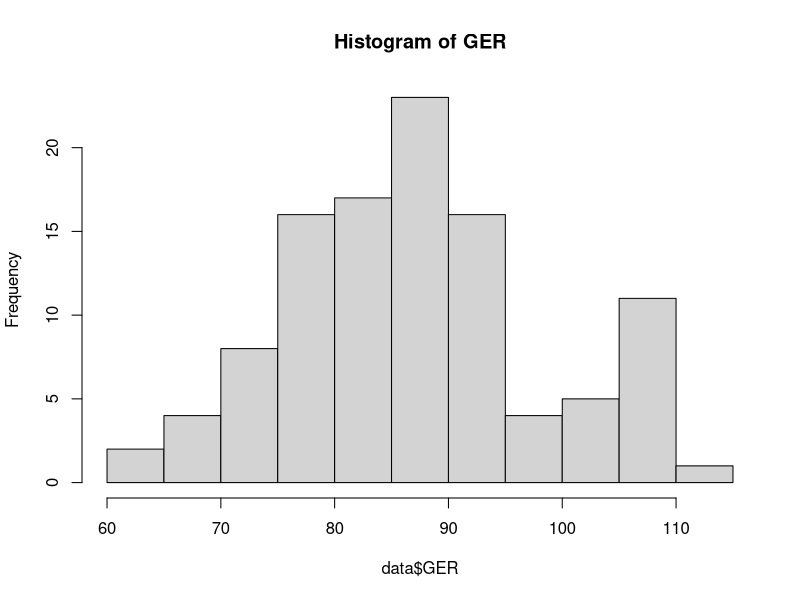
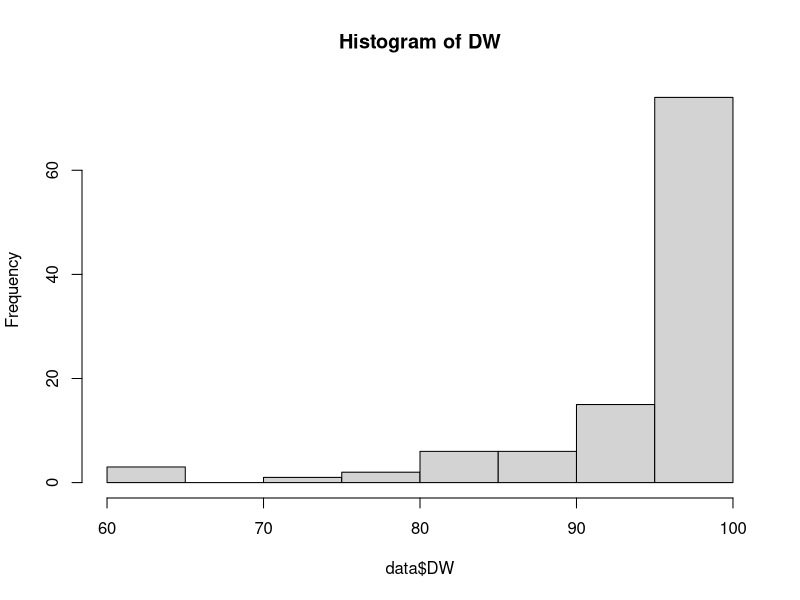
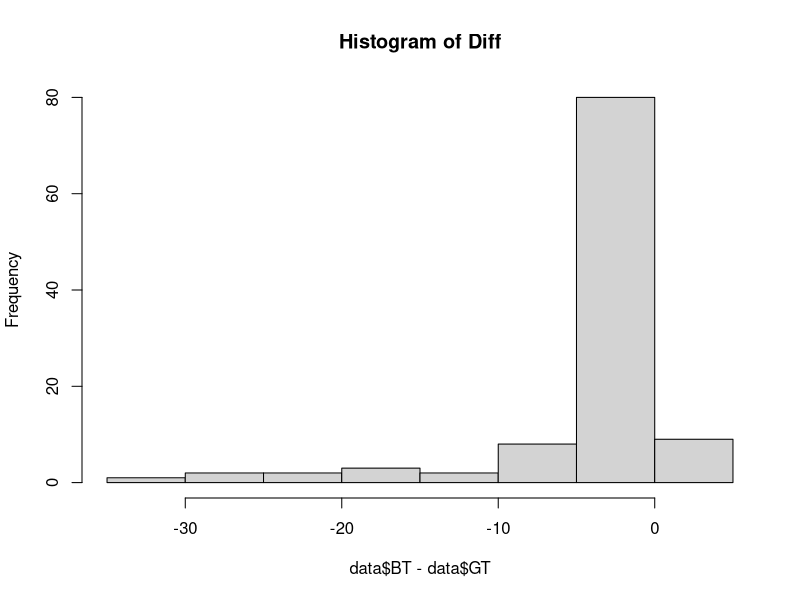

These charts were generated, in order, by the following R code:
#Name- Shabeg Singh Gill 
#Roll No-2019388 
#Branch- CSSS

#directory will change based on where you have stored the file
setwd("~/Desktop/Shabeg_2019388")

#QUESTION-1

#Reading csv file 
data=read.csv("dataset.csv")

#(a)
mean(data$GER)
#(b)
mean(data$EL)
#(c)
mean(data$DW)
#(d)
mean(data$BT)
#(e)
mean(data$GT)
#(f)
mean(data$CA)
#(g)
var(data$GER)
var(data$EL)
var(data$DW)
var(data$BT)
var(data$GT)
var(data$CA)

#new table1 for storing values
avg_GER<- c(mean(data$GER))
avg_EL<- c(mean(data$EL))
avg_DW<- c(mean(data$DW))
avg_BT<- c(mean(data$BT))
avg_GT<- c(mean(data$GT))
avg_CA<-c(mean(data$CA))
table_mean <-data.frame(avg_GER, avg_EL, avg_DW, avg_BT, avg_GT, avg_CA)

#new table2 for storing values 
var_GER<-c(var(data$GER))
var_EL<-c(var(data$EL))
var_DW<-c(var(data$DW))
var_BT<-c(var(data$BT))
var_GT<-c(var(data$GT))
var_CA<-c(var(data$CA))
table_var<-data.frame(var_GER, var_EL, var_DW, var_BT, var_GT, var_CA)

print(table_mean)
print(table_var)

#(h)
hist(data$GER, main="Histogram of GER")
hist(data$DW, main="Histogram of DW")
hist(data$BT- data$GT, main="Histogram of Diff")

#(i)- IN PDF





#Question-2
library(dplyr)
library(tidytext)
library(tidyverse)

#added new column LIT to csv file 
#sorting
data_sorted=data[with(data, order(LIT)),]

low<-subset(data_sorted,data_sorted$LIT>0 & data_sorted$LIT<=72.87)
medium<-subset(data_sorted, data_sorted$LIT>74 & data_sorted$LIT<=81.42)
high<-subset(data_sorted, data_sorted$LIT>=82)

#(a)

Category<-c('Low', 'Medium', 'High')
Mean_GER<-c(mean(low$GER),mean(medium$GER), mean(high$GER) )
Mean_BT<-c(mean(low$BT), mean(medium$BT),mean(high$BT) )
Mean_GT<- c(mean(low$GT),mean(medium$GT), mean(high$GT) )
Mean_DW<-c(mean(low$DW), mean(medium$DW),mean(high$DW) )
Mean_EL<- c(mean(low$EL), mean(medium$EL), mean(high$EL))
Mean_LIT<- c(mean(low$LIT), mean(medium$LIT), mean(high$LIT))
Category_Mean<-data.frame(Category, Mean_GER, Mean_BT, Mean_GT,Mean_DW, Mean_EL, Mean_LIT )
print(Category_Mean)

#(b)
#Gross Enrollment ratio is lower in those states where the literacy rate level is low. Low group has the lowest GER, followed by 
#Medium and High Group.Also, the relation among the three groups is that enrollment is higher where the infrastructure is better. 

#(c)

Z<-c('Others', 'Others', 'Others', 'North-East', 'North-East',  'North-East', 'Others', 'Others', 'Others', 'Others', 'Others', 'Others', 'Southern', 'Southern', 'Southern', 'Southern', 'Southern', 'UT', 'UT', 'UT', 'Others', 'Others', 'Others', 'Others', 'Others', 'Others', 'Others', 'Others', 'Others', 'North-East', 'North-East', 'North-East', 'Southern', 'Southern', 'Southern', 'North-East','North-East', 'North-East', 'Southern','Southern', 'Southern','Others', 'Others', 'Others', 'Others', 'Others', 'Others', 'UT', 'UT', 'UT', 'Others', 'Others', 'Others', 'North-East', 'North-East', 'North-East','Others', 'Others', 'Others', 'North-East', 'North-East', 'North-East', 'North-East', 'North-East', 'North-East', 'Southern', 'Southern', 'Southern', 'North-East', 'North-East', 'North-East','Southern', 'Southern', 'Southern', 'North-East', 'North-East', 'North-East', 'UT', 'UT', 'UT', 'UT', 'UT', 'UT', 'UT', 'UT', 'UT', 'UT', 'UT', 'UT', 'UT', 'UT', 'UT', 'North-East', 'North-East', 'North-East', 'UT', 'UT', 'UT', 'North-East', 'North-East', 'North-East', 'UT', 'UT', 'UT', 'Southern', 'Southern', 'Southern' )
data_sorted$Zone <-Z
options(max.print=1000000)

#table for North-East Zone
NorthEast_Zone<-subset(data_sorted, data_sorted$Zone=='North-East')
#table for UT Zone
UT_Zone <-subset(data_sorted, data_sorted$Zone=='UT')
#table for Southern Zone
Southern_Zone<-subset(data_sorted, data_sorted$Zone=='Southern')
#table for Others Zone
Others_Zone<-subset(data_sorted, data_sorted$Zone=='Others')

#BT Mean and variance for all Zones 
Zone<-c('NorthEast', 'UT', 'Southern', 'Others')
Mean_BT<-c(mean(NorthEast_Zone$BT),mean(UT_Zone$BT), mean(Southern_Zone$BT), mean(Others_Zone$BT))
Variance_BT<-c(var(NorthEast_Zone$BT), var(UT_Zone$BT),var(Southern_Zone$BT),var(Others_Zone$BT) )
BT_table<- data.frame(Zone, Mean_BT, Variance_BT)
print(BT_table)

#EL Mean and variance for all Zones 
Zone<-c('NorthEast', 'UT', 'Southern', 'Others')
Mean_EL<-c(mean(NorthEast_Zone$EL),mean(UT_Zone$EL), mean(Southern_Zone$EL), mean(Others_Zone$EL))
Variance_EL<-c(var(NorthEast_Zone$EL), var(UT_Zone$EL),var(Southern_Zone$EL),var(Others_Zone$EL) )
EL_table<- data.frame(Zone, Mean_EL, Variance_EL)
print(EL_table)

#CA Mean and variance for all Zones 
Zone<-c('NorthEast', 'UT', 'Southern', 'Others')
Mean_CA<-c(mean(NorthEast_Zone$CA),mean(UT_Zone$CA), mean(Southern_Zone$CA), mean(Others_Zone$CA))
Variance_CA<-c(var(NorthEast_Zone$CA), var(UT_Zone$CA),var(Southern_Zone$CA),var(Others_Zone$CA) )
CA_table<- data.frame(Zone, Mean_CA, Variance_CA)
print(CA_table)

#GT Mean and variance for all Zones
Zone<-c('NorthEast', 'UT', 'Southern', 'Others')
Mean_GT<-c(mean(NorthEast_Zone$GT),mean(UT_Zone$GT), mean(Southern_Zone$GT), mean(Others_Zone$GT))
Variance_GT<-c(var(NorthEast_Zone$GT), var(UT_Zone$GT),var(Southern_Zone$GT),var(Others_Zone$GT) )
GT_table<- data.frame(Zone, Mean_GT, Variance_GT)
print(GT_table)

#DW Mean and Variance for all Zones 
Zone<-c('NorthEast', 'UT', 'Southern', 'Others')
Mean_DW<-c(mean(NorthEast_Zone$DW),mean(UT_Zone$DW), mean(Southern_Zone$DW), mean(Others_Zone$DW))
Variance_DW<-c(var(NorthEast_Zone$DW), var(UT_Zone$DW),var(Southern_Zone$DW),var(Others_Zone$DW) )
DW_table<- data.frame(Zone, Mean_DW, Variance_DW)
print(DW_table)

#GER Mean and Variance of all zones
Zone<-c('NorthEast', 'UT', 'Southern', 'Others')
Mean_GER<-c(mean(NorthEast_Zone$GER),mean(UT_Zone$GER), mean(Southern_Zone$GER), mean(Others_Zone$GER))
Variance_GER<-c(var(NorthEast_Zone$GER), var(UT_Zone$GER),var(Southern_Zone$GER),var(Others_Zone$GER) )
GER_table<- data.frame(Zone, Mean_GER, Variance_GER)
print(GER_table)

#LIT Mean and variance for all Zones 
Zone<-c('NorthEast', 'UT', 'Southern', 'Others')
Mean_LIT<-c(mean(NorthEast_Zone$LIT),mean(UT_Zone$LIT), mean(Southern_Zone$LIT), mean(Others_Zone$LIT))
Variance_LIT<-c(var(NorthEast_Zone$LIT), var(UT_Zone$LIT),var(Southern_Zone$LIT),var(Others_Zone$LIT) )
LIT_table<- data.frame(Zone, Mean_LIT, Variance_LIT)
print(LIT_table)





#Question-3 

#(a)
regression <- lm(data$GER ~ data$GT + data$DW + data$BT + data$EL + data$CA)
summary(regression)
#(i)
regression$coefficients
#(ii)
coef(summary(regression))[, "Std. Error"]**2
#(iii)
(summary(regression)$sigma)**2

#(b)

#adding two dummy variables, LOW and HIGH
data$HIGH<-0 
data$MED<-0
data[data$STATE%in%(c(high$STATE)),]$HIGH<-1
data[data$STATE %in%(c(medium$STATE)),]$MED<-1

#incorporating dummy
d1=lm(data$GER~ data$GT + data$DW + data$BT +data$EL +data$CA+ data$HIGH + data$MED)
summary(d1)
#(i)
d1$coefficients
#(ii)
coef(summary(d1))[, "Std. Error"]**2
#(iii)
(summary(d1)$sigma)**2

#(c)

#adding 3 dummmy variables, North-East, Southern, UT
data$NES=0
data$SS=0
data$UTS=0
data[data$STATE%in%(c(NorthEast_Zone$STATE)),]$NES=1
data[data$STATE %in%(c(Southern_Zone$STATE)),]$SS=1
data[data$STATE%in%(c(UT_Zone$STATE)),]$UTS=1

#incorporating dummy
d2=lm(data$GER~data$GT +data$BT +data$DW +data$EL +data$CA +data$NES +data$SS +data$UTS)
summary(d2)
#(i)
d2$coefficients
#(ii)
coef(summary(d2))[, "Std. Error"]**2
#(iii)
(summary(d2)$sigma)**2
